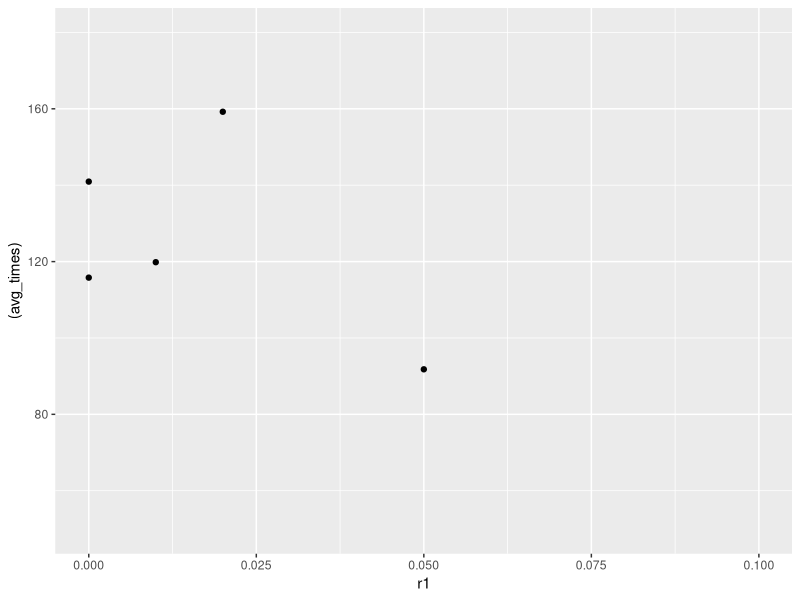
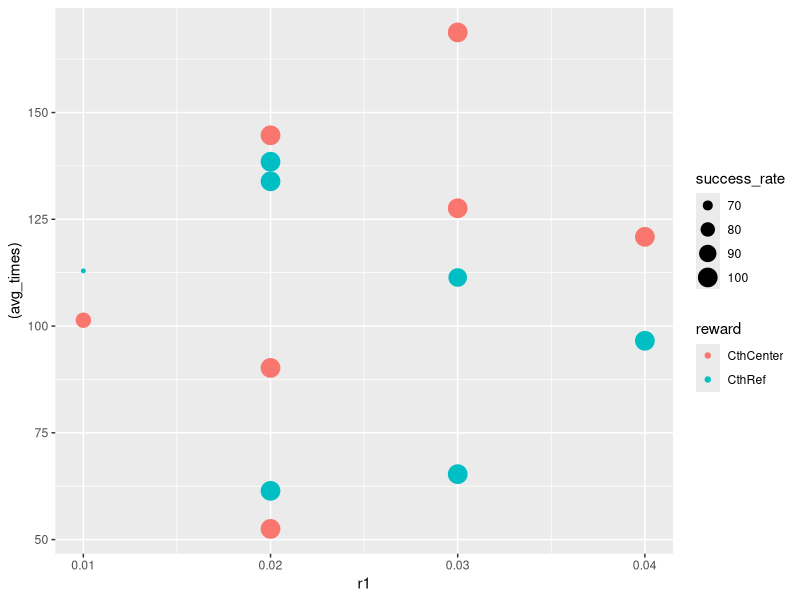
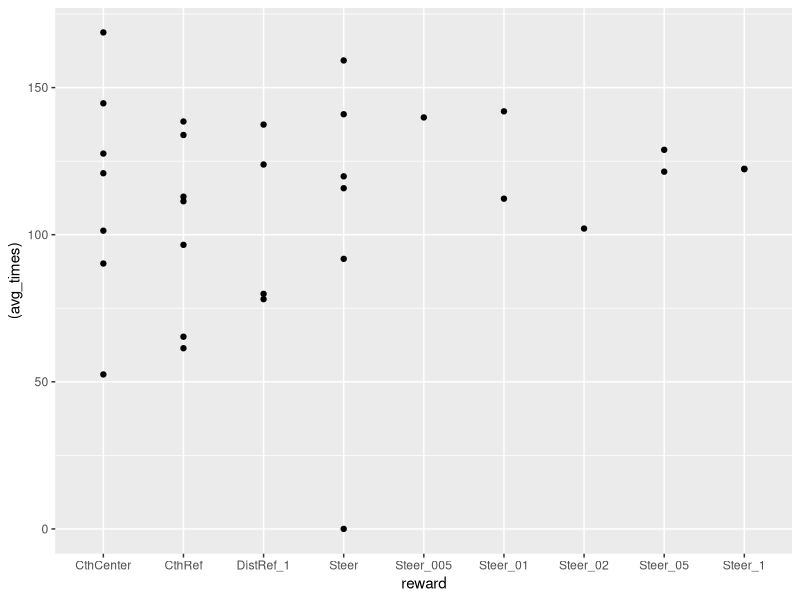
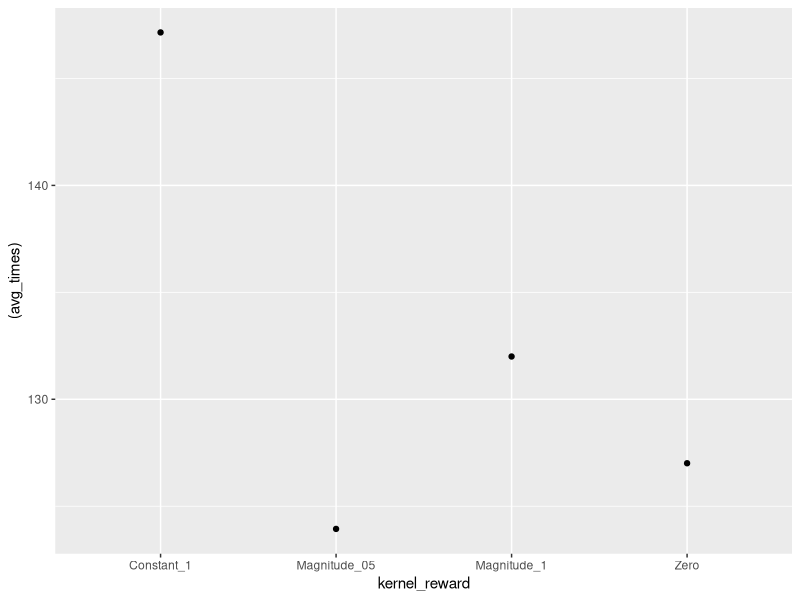

R code for these plots, in order:
## ---- chunk 1
knitr::opts_chunk$set(echo = TRUE)

test_data = read.csv("DataTable.csv")
# knitr::opts_chunk$set(include = FALSE)
knitr::opts_chunk$set(echo = FALSE)
knitr::opts_chunk$set(warning = FALSE)

library(reshape2)
library(ggplot2)
library(dplyr)


## ---- chunk 2
test_data %>%
  filter(reward=='Steer')%>%
  select(avg_times, success_rate, test_number, r1) %>%
  ggplot(aes(x=r1, y=(avg_times)))+
  geom_point()+
  ylim(50, 180)
## ---- chunk 3
test_data %>%
  filter(reward=="CthCenter"|reward=='CthRef')%>%
  select(avg_times, success_rate, test_number, r1, reward) %>%
  ggplot(aes(x=r1, y=(avg_times), color=reward, size=success_rate))+
  geom_point()
#  ylim(50, 180)
## ---- chunk 4
test_data %>%
  filter(EvalName=="reward_1"|EvalName=="reward")%>%
  select(avg_times, success_rate, test_number, reward) %>%
  ggplot(aes(x=reward, y=(avg_times)))+
  geom_point()
 # ylim(380, 720)
## ---- chunk 5
test_data %>%
  filter(EvalName=="k_learn1")%>%
  select(avg_times, success_rate, test_number, kernel_reward) %>%
  ggplot(aes(x=kernel_reward, y=(avg_times)))+
  geom_point()
 # ylim(380, 720)
